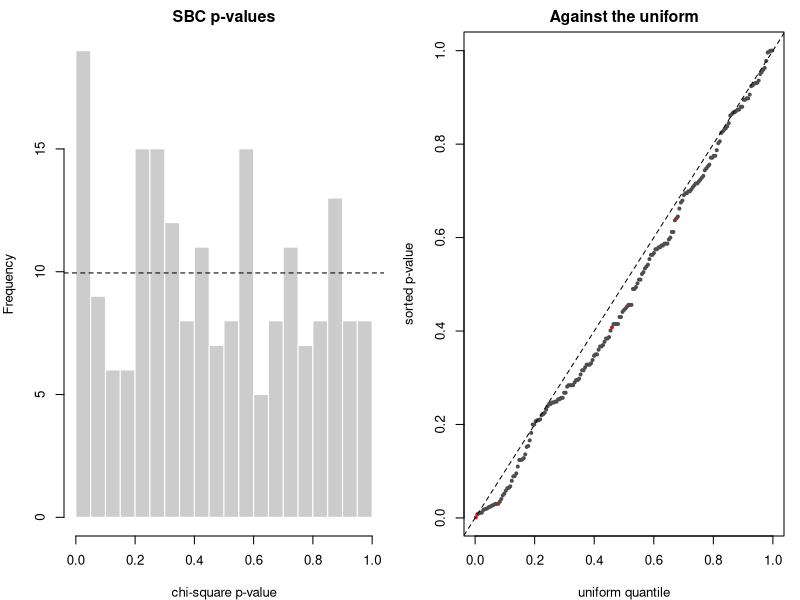
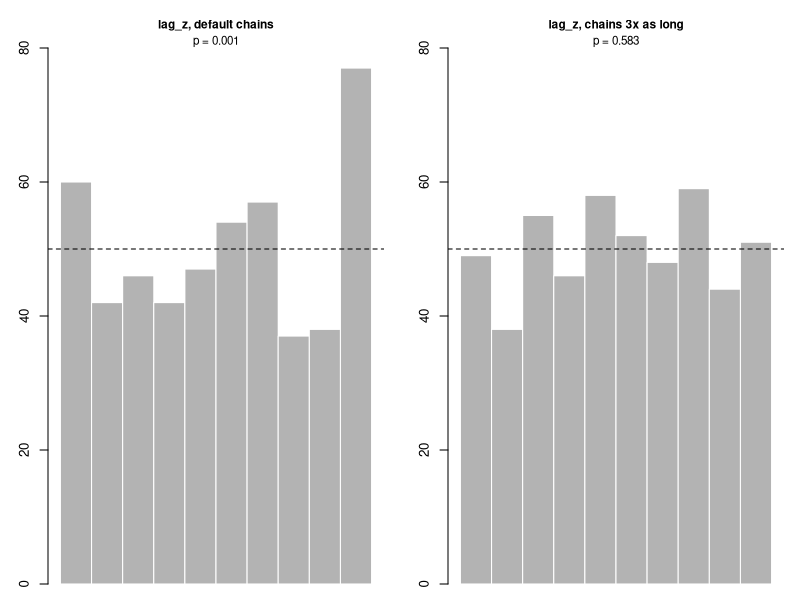
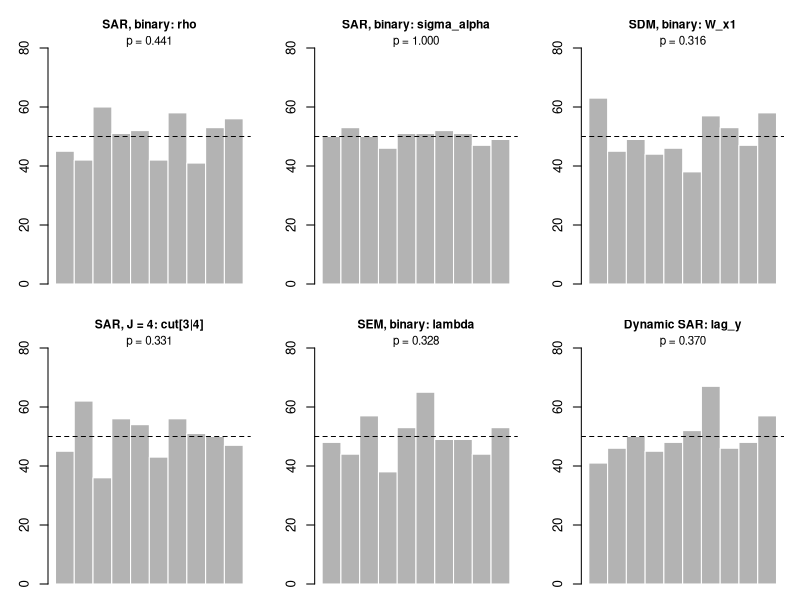
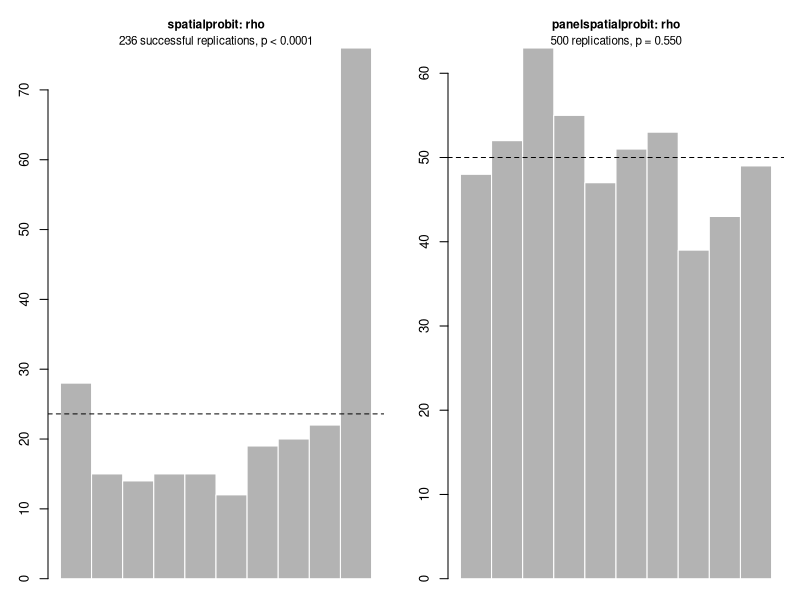

Here is the R script that generated these plots, in order:
## ---- chunk 1
knitr::opts_chunk$set(collapse = TRUE, comment = "#>", echo = FALSE)
sbc <- read.csv("validation-sbc.csv", check.names = FALSE)
mc <- read.csv("validation-mc.csv", check.names = FALSE)
bench <- read.csv("validation-bench.csv", check.names = FALSE)
cuts <- read.csv("validation-cutpoints.csv", check.names = FALSE)
bins <- as.matrix(sbc[, paste0("b", 1:10)])
## ---- chunk 2
runs <- unique(sbc[, c("variant", "seed_offset")])
## ---- chunk 3
op <- par(mfrow = c(1, 2), mar = c(4, 4, 2, 1), cex = 0.8)
hist(sbc$p, breaks = seq(0, 1, 0.05), main = "SBC p-values", xlab = "chi-square p-value",
     col = "grey80", border = "white")
abline(h = nrow(sbc) / 20, lty = 2)
latent_default <- sbc$variant == "sar_lat_re_bin"
plot(ppoints(nrow(sbc)), sort(sbc$p), pch = 19, cex = 0.5, xlab = "uniform quantile",
     ylab = "sorted p-value", main = "Against the uniform",
     col = ifelse(latent_default[order(sbc$p)], "firebrick", "grey30"))
abline(0, 1, lty = 2)
par(op)
## ---- chunk 4
low <- sbc[sbc$p < 0.01, c("variant", "seed_offset", "parameter", "p", "median_rhat")]
knitr::kable(low, row.names = FALSE, col.names = c("variant", "seed offset", "parameter",
                                                    "p", "median max R-hat"))
## ---- chunk 5
rank_hist <- function(v, p, main, off = 0) {
  i <- which(sbc$variant == v & sbc$parameter == p & sbc$seed_offset == off)
  barplot(bins[i, ], names.arg = NA, space = 0, col = "grey70", border = "white",
          main = main, ylim = c(0, max(bins[i, ], 1.6 * sbc$reps[i] / 10)), cex.main = 0.9)
  abline(h = sbc$reps[i] / 10, lty = 2)
  mtext(sprintf("p = %.3f", sbc$p[i]), side = 3, line = 0, cex = 0.7)
}
op <- par(mfrow = c(1, 2), mar = c(1, 3, 3, 1), cex = 0.8)
rank_hist("sar_lat_re_bin", "lag_z", "lag_z, default chains")
rank_hist("sar_lat_re_bin_long", "lag_z", "lag_z, chains 3x as long")
par(op)
## ---- chunk 6
op <- par(mfrow = c(2, 3), mar = c(1, 3, 3, 1), cex = 0.8)
rank_hist("sar_re_bin", "rho", "SAR, binary: rho")
rank_hist("sar_re_bin", "sigma_alpha", "SAR, binary: sigma_alpha")
rank_hist("sdm_re_bin", "W_x1", "SDM, binary: W_x1")
rank_hist("sar_re_ord4", "cut[3|4]", "SAR, J = 4: cut[3|4]")
rank_hist("sem_re_bin", "lambda", "SEM, binary: lambda")
rank_hist("sar_dyn_bin", "lag_y", "Dynamic SAR: lag_y")
par(op)
## ---- chunk 7
agg <- do.call(rbind, lapply(split(sbc, list(sbc$variant, sbc$seed_offset), drop = TRUE),
                             function(x) data.frame(variant = x$variant[1],
                                                    seed_offset = x$seed_offset[1],
                                                    parameters = nrow(x), min_p = min(x$p),
                                                    median_rhat = x$median_rhat[1])))
agg <- agg[order(agg$variant, agg$seed_offset), ]
knitr::kable(agg, row.names = FALSE, digits = 3,
             col.names = c("variant", "seed offset", "parameters", "min p",
                           "median max R-hat"))
## ---- chunk 8
sp <- c(28, 15, 14, 15, 15, 12, 19, 20, 22, 76)
psp <- c(48, 52, 63, 55, 47, 51, 53, 39, 43, 49)
op <- par(mfrow = c(1, 2), mar = c(1, 3, 3, 1), cex = 0.8)
barplot(sp, space = 0, col = "grey70", border = "white", main = "spatialprobit: rho",
        cex.main = 0.9)
abline(h = sum(sp) / 10, lty = 2)
mtext("236 successful replications, p < 0.0001", side = 3, line = 0, cex = 0.7)
barplot(psp, space = 0, col = "grey70", border = "white", main = "panelspatialprobit: rho",
        cex.main = 0.9)
abline(h = sum(psp) / 10, lty = 2)
mtext("500 replications, p = 0.550", side = 3, line = 0, cex = 0.7)
par(op)
## ---- chunk 9
mc_tab <- mc[, c("design", "parameter", "true", "bias", "rmse", "cover90", "width")]
knitr::kable(mc_tab, row.names = FALSE, digits = 3,
             col.names = c("design", "parameter", "true", "bias", "RMSE",
                           "90% coverage", "interval width"))
## ---- chunk 10
wk <- read.csv("validation-wk.csv")
cells <- unique(wk[, c("lambda", "rho")])
wk_tab <- do.call(rbind, lapply(seq_len(nrow(cells)), function(k) {
  x <- wk[wk$lambda == cells$lambda[k] & wk$rho == cells$rho[k], ]
  g <- function(p, col) x[x$parameter == p, col]
  sl <- x[x$parameter %in% c("x1", "x2", "x3", "x4"), ]
  data.frame(lambda = cells$lambda[k], rho = cells$rho[k],
             lambda_psp = g("lambda", "mean"), lambda_wk = g("lambda", "paper"),
             rho_psp = g("rho", "mean"), rho_wk = g("rho", "paper"),
             sigma2_psp = g("sigma2", "mean"), sigma2_wk = g("sigma2", "paper"),
             slope_bias_psp = max(abs(sl$mean - sl$true)),
             slope_bias_wk = max(abs(sl$paper - sl$true)),
             cover90 = mean(x$cover90), rhat = g("x1", "rhat_share_1.05"))
}))
knitr::kable(wk_tab, row.names = FALSE, digits = 3,
             col.names = c("&lambda;", "&rho;", "&lambda;: ours", "&lambda;: W&amp;K",
                           "&rho;: ours", "&rho;: W&amp;K", "&sigma;&sup2;: ours",
                           "&sigma;&sup2;: W&amp;K", "max slope bias: ours",
                           "max slope bias: W&amp;K", "90% coverage",
                           "share R-hat &ge; 1.05"))
## ---- chunk 11
model_names <- c(sar_binary = "SAR probit", sar_ordered = "SAR ordered probit (J = 4)",
                 sem_binary = "SEM probit")
bench_tab <- data.frame(
  model = model_names[bench$design], N = format(bench$N, big.mark = ","), T = bench$T,
  ms = bench$ms_per_iter,
  ess = sprintf("%.1f to %.1f", bench$ess_per_sec_min, bench$ess_per_sec_max),
  slowest = bench$slowest)
knitr::kable(bench_tab, row.names = FALSE, digits = 1,
             col.names = c("model", "N", "T", "ms per iteration", "ESS per second",
                           "slowest parameter"))
## ---- chunk 12
knitr::kable(data.frame(J = sub("J", "", cuts$design), cuts[, -1]), row.names = FALSE,
             col.names = c("J", "parameter", "ESS (default)", "ESS (Albert-Chib)",
                           "ESS/s (default)", "ESS/s (Albert-Chib)", "ratio"))
## ---- chunk 13
cut_rows <- grepl("^cut", cuts$parameter)
other <- cuts$ratio[!cut_rows]
